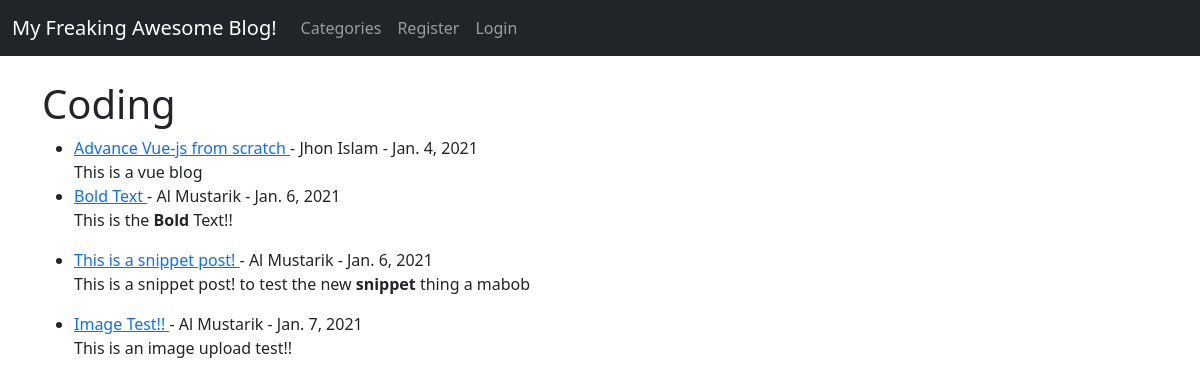
/category/coding/, run on the app's committed database.
### myblog/models.py (models this page shows, shortened)
class Post(models.Model):
    title = models.CharField(max_length=255)
    header_image = models.ImageField(null=True, blank=True, upload_to="images/")
    title_tag = models.CharField(max_length=255, default="My Freaking Awesome Blog")
    author = models.ForeignKey(User, on_delete=models.CASCADE)
    body = RichTextField(blank=True, null=True)
    post_date = models.DateField(auto_now_add=True)
    category = models.CharField(max_length=255, default="coding")
    snippet = models.CharField(max_length=255)
    likes = models.ManyToManyField(User, related_name='blog_posts')

### myblog/views.py (the view)
# urls.py: path('category/<str:cats>/', CategoryView, name="category"),
def CategoryView(request, cats):
    category_post = Post.objects.filter(category=cats.replace('-', ' '))
    return render(request, 'categories.html',
                  {'cats': cats.title().replace('-', ' '), 'category_post': category_post})

### templates/categories.html (shortened to what this page needs)
{% extends 'base.html' %}
{% block content %}
{% if category_post %}
    <h1>{{ cats }}</h1>
    <ul>
    {% for post in category_post %}
        <li>
        <a href="{% url 'article-detail' post.pk %}" >
            {{ post.title }} </a>
            - {{ post.author.first_name }}
            {{ post.author.last_name }} -
            {{ post.post_date }}
            <br/>
        {{ post.body|slice:":250"|safe }}
        </li>
    {% endfor %}
    </ul>
{% else %}
    <h2>Sorry this page doesn't exists!!!!</h2>
{% endif %}
{% endblock %}

### data on the page
Post: title "Advance Vue-js from scratch", author.first_name "Jhon", author.last_name "Islam", post_date "Jan. 4, 2021", body "This is a vue blog"
Post: title "Bold Text", author.first_name "Al", author.last_name "Mustarik", post_date "Jan. 6, 2021", body "This is the Bold Text!!"
Post: title "This is a snippet post!", author.first_name "Al", author.last_name "Mustarik", post_date "Jan. 6, 2021", body "This is a snippet post! to test the new snippet thing a mabob"
Post: title "Image Test!!", author.first_name "Al", author.last_name "Mustarik", post_date "Jan. 7, 2021", body "This is an image upload test!!"

### other printed values
{{ cats }} "Coding"
